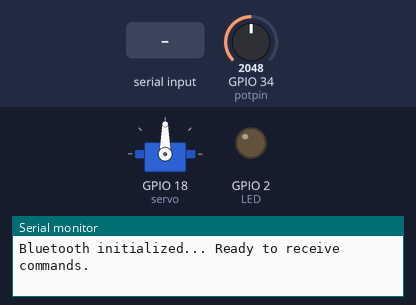
Bench run of a sketch on a simulated ESP32. Shown: servo, output pins drawn as LEDs (lit = HIGH), the last lines printed to the serial monitor. The test bench sets the inputs (shaded band); at power-on: GPIO 34 (potpin) = 2048. Nothing arrives over Bluetooth unless stated.

Above: at 4.8 s.
4.9 s: "O" received over the second serial link
At 7.2 s:
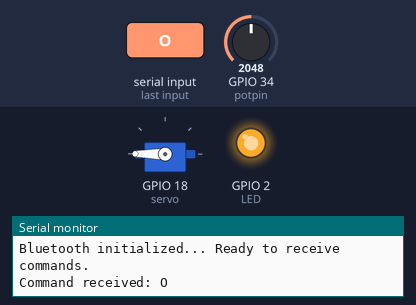
7.6 s: "F" received over the second serial link
At 8.8 s:
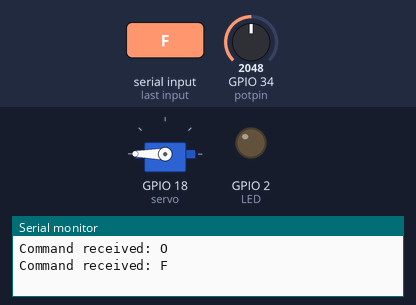
Timing chart, 0 to 10.6 s (numbered marks = the images above; inputs shaded):
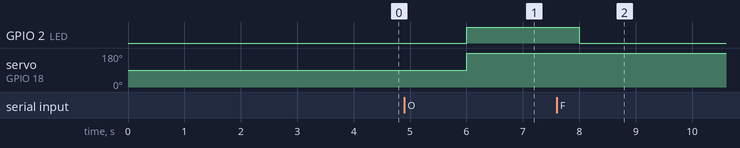

Measured:
- after the input at 4.9 s, GPIO 2 (LED): LOW → HIGH after 1.1 s; servo on GPIO 18 (servo): 90° → 180° after 1.1 s
- after the input at 7.6 s, GPIO 2 (LED): HIGH → LOW after 0.40 s

The sketch:

week9.ino
```cpp
#include "BluetoothSerial.h"
#include <ESP32Servo.h>

Servo myservo;
BluetoothSerial SerialBT;
const int potpin = 34;
const int servo = 18; // servo
const int LED = 2; //Builtin LED
char command;
int potValue = 0,angle;
void setup()
{
  Serial.begin(115200);
  SerialBT.begin("ESP32_CONTROL");
  Serial.println("Bluetooth initialized... Ready to receive commands.");
  pinMode(LED,OUTPUT);
  myservo.attach(servo);
}

void loop()
{
  if(SerialBT.available())
  {
    command = SerialBT.read();
    Serial.print("Command received: ");
    Serial.println(command);

    switch (command)
    {
      case 'O':
        digitalWrite(LED,HIGH);break;
      case 'F':
        digitalWrite(LED,LOW);break;
    }

    potValue = analogRead(potpin);
    angle = map(potValue, 0, 1023, 0, 180);
    myservo.write(angle);
    SerialBT.print("PotValue : ");
    SerialBT.print(potValue);
  }
  delay(2000);
}
```
